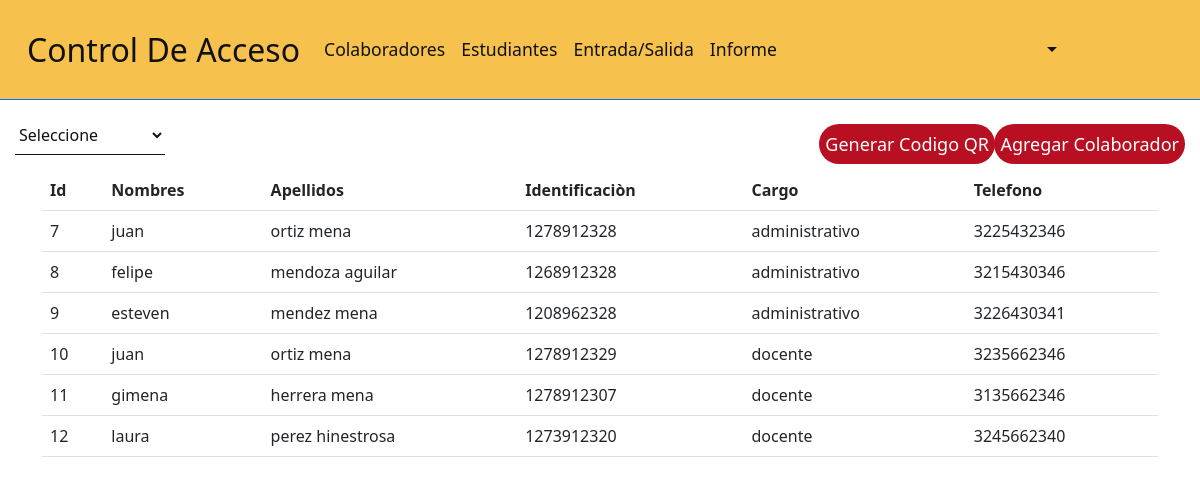
The app's page /colaboradores.php with its own data.
### tables this page shows
CREATE TABLE `colaboradores` (
  `id` int(11) NOT NULL,
  `nombre` varchar(35) NOT NULL,
  `apellido` varchar(35) NOT NULL,
  `documento` varchar(11) NOT NULL,
  `cargo` int(10) NOT NULL,
  `telefono` varchar(25) NOT NULL
);

CREATE TABLE `cargo` (
  `id_cargo` int(11) NOT NULL,
  `nombre` varchar(30) NOT NULL
);

### colaboradores.php (the view, shortened to what this page needs)
<?php
        include './Database/conexion.php';
        if(!isset($_POST["cargo"])){
        $consulta = "SELECT colaboradores.id, colaboradores.nombre, colaboradores.apellido, colaboradores.documento, cargo.nombre as cargo, colaboradores.telefono FROM colaboradores
        INNER JOIN cargo ON colaboradores.cargo =  cargo.id_cargo";
        $consulta1 = $DB_con->prepare($consulta);
        $consulta1->execute();
        }
?>
<!DOCTYPE html>
<html lang="en">
<head>
<link rel="stylesheet" href="https://cdn.jsdelivr.net/npm/bootstrap@5.2.2/dist/css/bootstrap.min.css" />
    <link rel="stylesheet" href="https://cdn.datatables.net/1.12.1/css/dataTables.bootstrap5.min.css" />
    <link rel="stylesheet" href="./css/header.css">
    <link rel="stylesheet" href="./css/caja.css">
</head>
<body>
        <header>
            <?php include './componentes/header.php' ?>
        </header>
   <div class="caja" >
        <div class="posicion">
        <form action="" method="post">
            <select name="cargo" id="" onchange="cambio()">
                <option value="" selected>Seleccione</option>
            </select>
        </form>
        </div>
        <div class="todo">
            <div class="posiciom">
                <button type="submit" name="agregar" data-bs-toggle="modal" data-bs-target="#agregar_colaboradores"> Agregar Colaborador</button>
            </div>
            <div class="posiciom1">
                <button type="submit" name="agregar" data-bs-toggle="modal" data-bs-target="#generar_qr"> Generar Codigo QR</button>
            </div>
        </div>
   </div>
    <div class="container">
        <table class="table">
            <thead>
                <tr>
                    <th>Id</th>
                    <th>Nombres</th>
                    <th>Apellidos</th>
                    <th>Identificaciòn</th>
                    <th>Cargo</th>
                    <th>Telefono</th>
                </tr>
            </thead>
            <tbody>
                <?php
                    if($consulta1->rowCount() > 0){
                        $rows = $consulta1->fetchAll(PDO::FETCH_ASSOC);
                        foreach ($rows as $row){
                ?>
            <tr>
                <td><?php echo $row["id"]; ?></td>
                <td><?php echo $row["nombre"];?></td>
                <td><?php echo $row["apellido"];?></td>
                <td><?php echo $row["documento"]; ?></td>
                <td><?php echo $row["cargo"]; ?></td>
                <td><?php echo $row["telefono"]; ?></td>
            </tr>
            <?php
                }
                    }
            ?>
            </tbody>
        </table>
    </div>
</body>
</html>

### css/caja.css (style rules this page uses)
.caja { margin: 15px 15px; position: relative; }
.todo { position: relative; }
.posiciom { position: absolute; right: 0px; bottom: -9px; }
.todo .posiciom1 { position: absolute; right: 190px; bottom: -9px; }
.caja select { border: none; border-bottom: 1px solid #111; background: transparent; outline: none; height: 40px; color: #111; font-size: 16px; width: 150px; }
.caja button { border: none; outline: none; height: 40px; background: #b80f22; color: #fff; font-size: 18px; border-radius: 20px; }

### records on screen
colaboradores: id "7", nombre "juan", apellido "ortiz mena", documento "1278912328", cargo.nombre "administrativo", telefono "3225432346"
colaboradores: id "8", nombre "felipe", apellido "mendoza aguilar", documento "1268912328", cargo.nombre "administrativo", telefono "3215430346"
colaboradores: id "9", nombre "esteven", apellido "mendez mena", documento "1208962328", cargo.nombre "administrativo", telefono "3226430341"
colaboradores: id "10", nombre "juan", apellido "ortiz mena", documento "1278912329", cargo.nombre "docente", telefono "3235662346"
colaboradores: id "11", nombre "gimena", apellido "herrera mena", documento "1278912307", cargo.nombre "docente", telefono "3135662346"
colaboradores: id "12", nombre "laura", apellido "perez hinestrosa", documento "1273912320", cargo.nombre "docente", telefono "3245662340"
